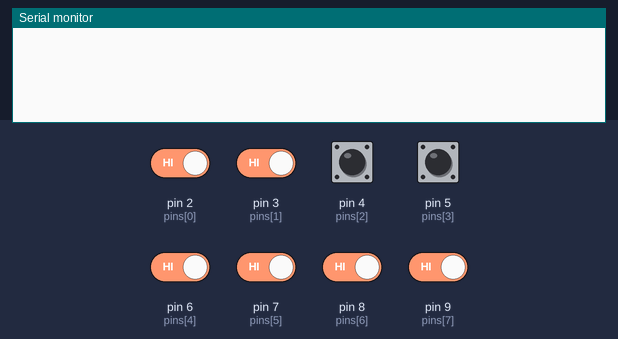
The program below on a simulated Arduino Mega 2560, built with avr-gcc and run on an emulated ATmega2560. Shown: the last lines printed to the serial monitor. Inputs (shaded band) come from the test bench; at power-on: pin 2 (pins[0]), pin 3 (pins[1]), pin 4 (pins[2]), pin 5 (pins[3]), pin 6 (pins[4]), pin 7 (pins[5]), pin 8 (pins[6]), pin 9 (pins[7]) HIGH.

Above: at 1.2 s.
1.3 s: pin 2 (pins[0]) driven LOW and pin 6 (pins[4]) driven LOW
At 1.51 s:
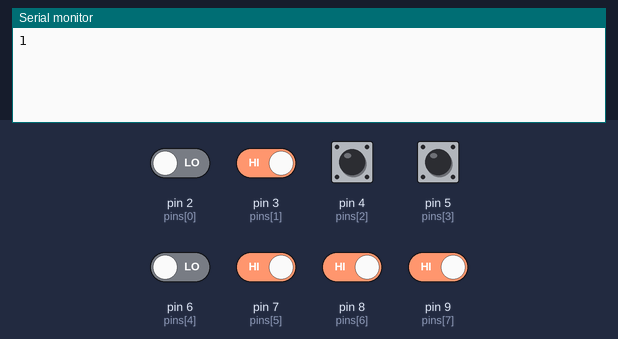
3.4 s: pin 9 (pins[7]) driven LOW
At 3.61 s:
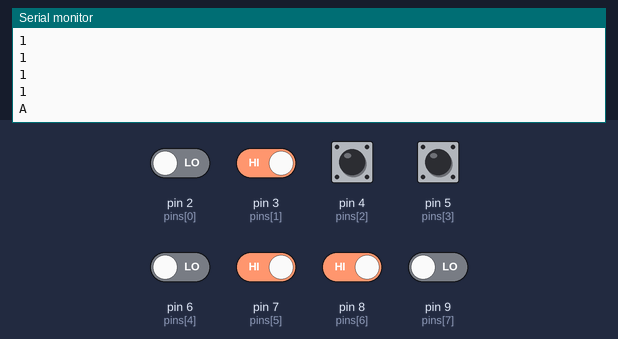
5.5 s: pin 7 (pins[5]) driven LOW
At 6.01 s:
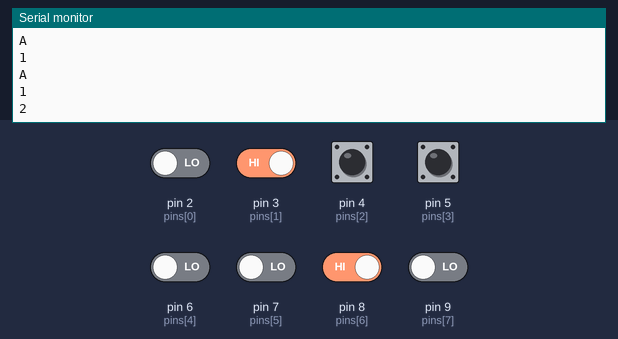
7.0 s: pin 8 (pins[6]) driven LOW
At 7.21 s:
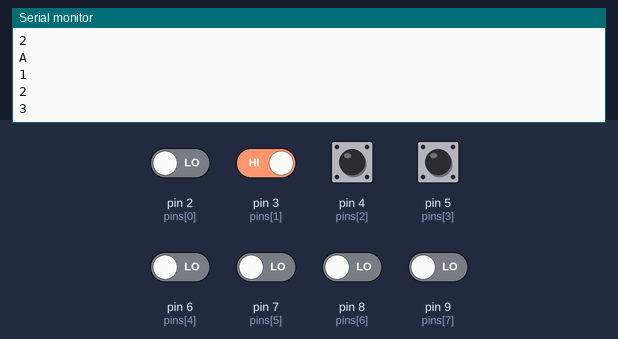
8.5 s: pin 2 (pins[0]) driven HIGH and pin 3 (pins[1]) driven LOW
At 9.91 s:
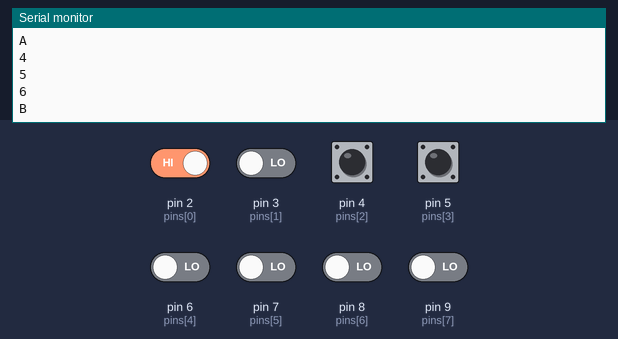
Timing chart, 0 to 11.5 s (numbered marks = the images above; inputs shaded):
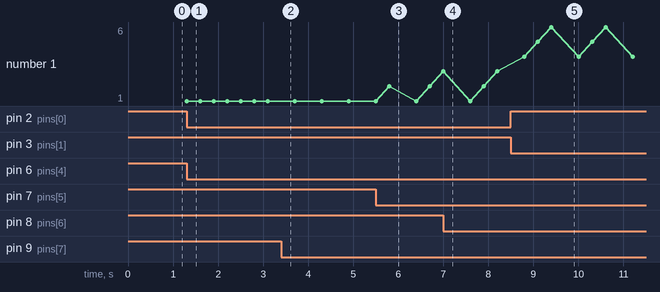

Measured:
- after the input at 1.3 s, the serial monitor: prints a new line at once (image 1)
- after the input at 3.4 s, the serial monitor: prints a new line at once (image 2)
- after the input at 5.5 s, the serial monitor: prints a new line after 0.30 s (image 3)
- after the input at 7.0 s, the serial monitor: prints a new line at once (image 4)
- after the input at 8.5 s, the serial monitor: prints a new line after 0.30 s (image 5)
- plotted number 1: 1 → 2 after the input at 5.5 s, 2 → 3 after the input at 7.0 s, 3 → 4 after the input at 8.5 s

The program:

main.cpp
```cpp
#include <Arduino.h>
int state[8] ;
const byte pins[] = {2,3,4,5,6,7,8,9};

char keys[4][4] = {
  {'1','2','3','A'},
  {'4','5','6','B'},
  {'7','8','9','C'},
  {'*','0','#','D'}
};
void setup() {
  Serial.begin(9600);

  for (byte i=0; i<8; i++) {
    pinMode(pins[i], INPUT);
  }
}

void loop() {

  for (byte i=0; i<8; i++) {
    state[i] = digitalRead(pins[i]);
  }

  // for ( byte i=0; i<8; i++) {

  //   // Serial.print(state[i]);
  //   // Serial.print(" ");
  // }

  if(!digitalRead(2)){
  if (digitalRead(6) == LOW) { Serial.println(keys[0][0]); delay(300); }
  if (digitalRead(7) == LOW) { Serial.println(keys[0][1]); delay(300); }
  if (digitalRead(8) == LOW) { Serial.println(keys[0][2]); delay(300); }
  if (digitalRead(9) == LOW) { Serial.println(keys[0][3]); delay(300); }
  }else if(!digitalRead(3)){
  if (digitalRead(6) == LOW) { Serial.println(keys[1][0]); delay(300); }
  if (digitalRead(7) == LOW) { Serial.println(keys[1][1]); delay(300); }
  if (digitalRead(8) == LOW) { Serial.println(keys[1][2]); delay(300); }
  if (digitalRead(9) == LOW) { Serial.println(keys[1][3]); delay(300); }
  }else if(!digitalRead(4)){
  if (digitalRead(6) == LOW) { Serial.println(keys[2][0]); delay(300); }
  if (digitalRead(7) == LOW) { Serial.println(keys[2][1]); delay(300); }
  if (digitalRead(8) == LOW) { Serial.println(keys[2][2]); delay(300); }
  if (digitalRead(9) == LOW) { Serial.println(keys[2][3]);  }

  }else if(!digitalRead(5)){
  if (digitalRead(6) == LOW) { Serial.println(keys[3][0]); delay(300); }
  if (digitalRead(7) == LOW) { Serial.println(keys[3][1]); delay(300); }
  if (digitalRead(8) == LOW) { Serial.println(keys[3][2]); delay(300); }
  if (digitalRead(9) == LOW) { Serial.println(keys[3][3]); delay(300); }
  }
}
```
